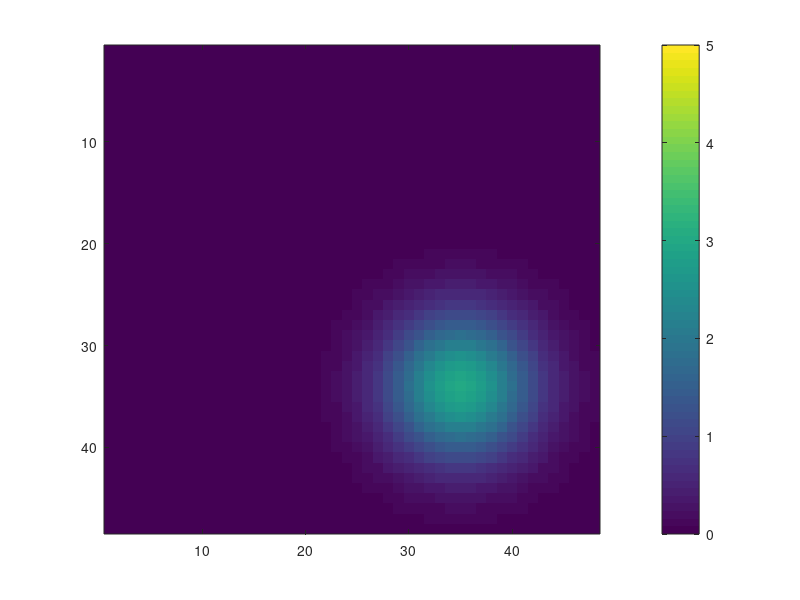

The MATLAB source for this figure:
clear all;
close all;clc;
i=0;
c=0;
count=0;
bb=6;
for ii=[15,35]
%     if ii==bb
%         yax=10:8:25;
%     else
        yax=[14:10:34];
%     end
    for  jj=yax
        c=c+1;
        center = [ii jj]; % again, example values
        %center=[0 0];
        count=count+10;
        for amp=3%30:2:34
            
            sigma = [5 5];
            R = max(sigma(:));
            %[xgrid, ygrid] = meshgrid( center(1)-R: center(1)+R,center(2)-R: center(2)+R);
            [xgrid, ygrid] = meshgrid(1:48);
            for theta = 180%:-15:45
                
                %for theta=135:-90:45
                x = (((xgrid-center(1))*cosd(theta) + (ygrid-center(2))*sind(theta))/sigma(1)).^2;
                y = (((xgrid-center(1))*sind(theta) - (ygrid-center(2))*cosd(theta))/sigma(2)).^2;
                G = amp*exp(-(x+y)/2);i=i+1;
                 G(G<1e-6)=0;
                X1(:,:,i) = G;
                label(i)=count;
                % figure(1);
                % contour(xgrid, ygrid, G);pause(0.01);
                % figure(1);
                 imagesc(G); h=colorbar;caxis([0 5]);pause(0.05);
                
            end
            
            [ii,jj]
        end
        
        
    end
    
end
  save('X_test_4vasc_amp3.mat','X1','label');